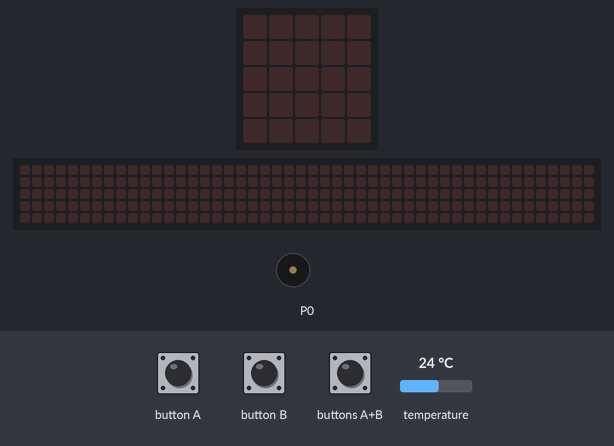
Bench run of a program on a simulated BBC micro:bit (MakeCode). Shown: the board's 5×5 LED display, a strip that is not on the board, showing the scrolling text unrolled, buzzer (waves = sounding). The inputs (shaded band) are chosen by the test bench; at power-on: temperature 24 °C. Dim RGB values are drawn brighter than linear; the 48×5 strip is a reading aid, not a part: it shows the text the display is scrolling, unrolled, one strip-width of it at a time.

Above: at 1.2 s.
1.3 s: button A pressed for 0.15 s
At 3.2 s:
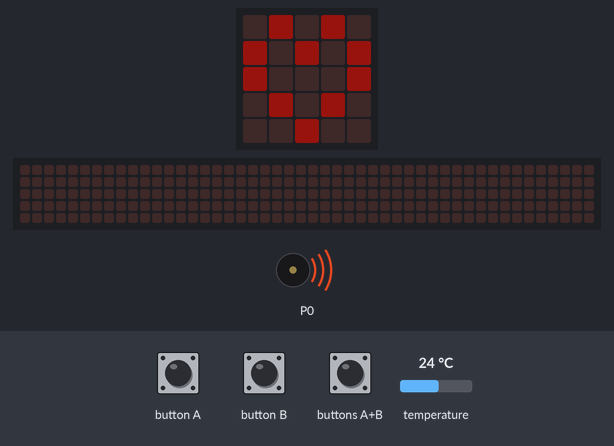
4.4 s: buttons A+B pressed for 0.15 s
At 7.1 s:
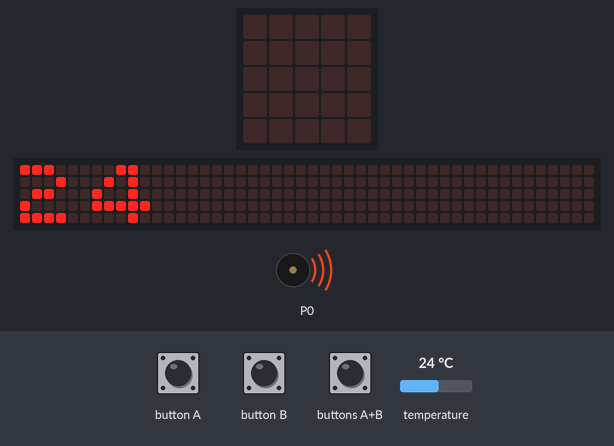
7.4 s: button B pressed for 0.15 s
At 7.75 s:
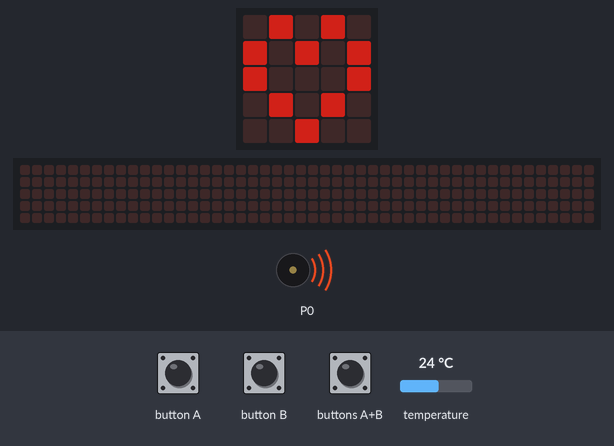
10.5 s: buttons A+B pressed for 1 s
At 12.17 s:
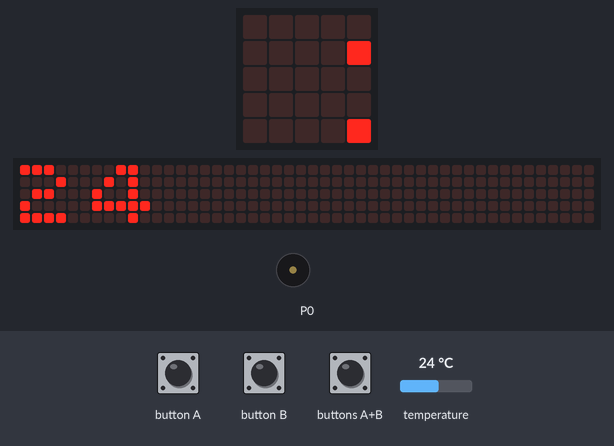
13.9 s: button A pressed for 0.15 s
At 14.4 s:
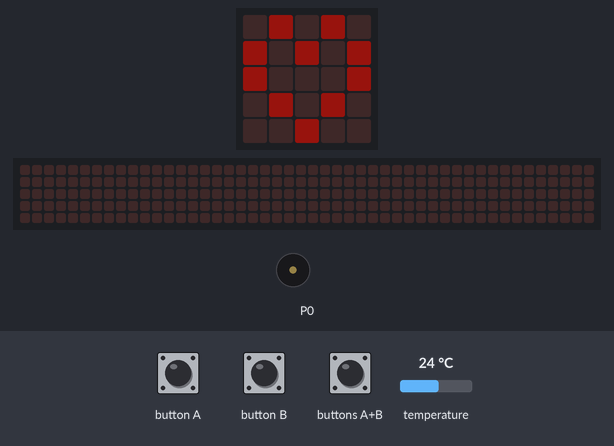
Timing chart, 0 to 18.0 s (numbered marks = the images above; inputs shaded):
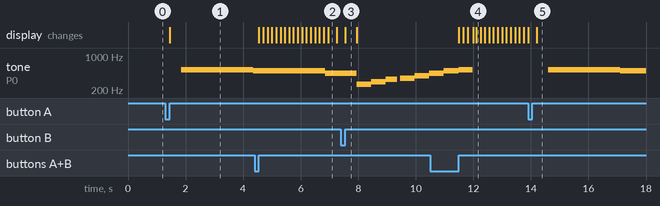

Measured:
- after the input at 1.3 s, tone on P0: silent → 523 Hz after 0.55 s, → 494 Hz 2.5 s later; the display: changes after 0.15 s (image 1)
- after the input at 4.4 s, the display: changes after 0.15 s (image 2)
- after the input at 7.4 s, the display: changes after 0.15 s (image 3)
- after the input at 10.5 s, the display: first changes after 1.0 s (image 4 shows a later state)
- after the input at 13.9 s, tone on P0: silent → 523 Hz after 0.70 s, → 494 Hz 2.5 s later; the display: first differs from a run without the input after 0.30 s (image 5)
- what the display in image 3 shows lasts 0.4 s, from 7.6 s to 8.0 s

The program:

main.ts
```typescript
let Χ = 0
input.onButtonPressed(Button.AB, function () {
    basic.clearScreen()
    led.setBrightness(255)
    basic.showNumber(input.temperature())
    basic.clearScreen()
})
input.onButtonPressed(Button.A, function () {
    Χ = input.temperature()
    basic.clearScreen()
    led.setBrightness(Χ)
    basic.showLeds(`
        . # . # .
        # . # . #
        # . . . #
        . # . # .
        . . # . .
        `)
    music.setVolume(Χ)
    music.playMelody("C5 B A G F E D C ", Χ)
    music.playMelody("C D E F G A B C5 ", Χ)
    basic.clearScreen()
})
input.onButtonPressed(Button.B, function () {
    Χ = input.temperature()
    Χ = 5 * Χ
    basic.clearScreen()
    led.setBrightness(Χ)
    basic.showLeds(`
        . # . # .
        # . # . #
        # . . . #
        . # . # .
        . . # . .
        `)
    music.setVolume(Χ)
    music.playMelody("C5 B A G F E D C ", Χ)
    music.playMelody("C D E F G A B C5 ", Χ)
    basic.clearScreen()
})
```

test.ts
```typescript
// οι δοκιμές πηγαίνουν εδώ, δεν θα γίνει εκτέλεση όταν αυτό το πακέτο χρησιμοποιηθεί ως επέκταση.
```
